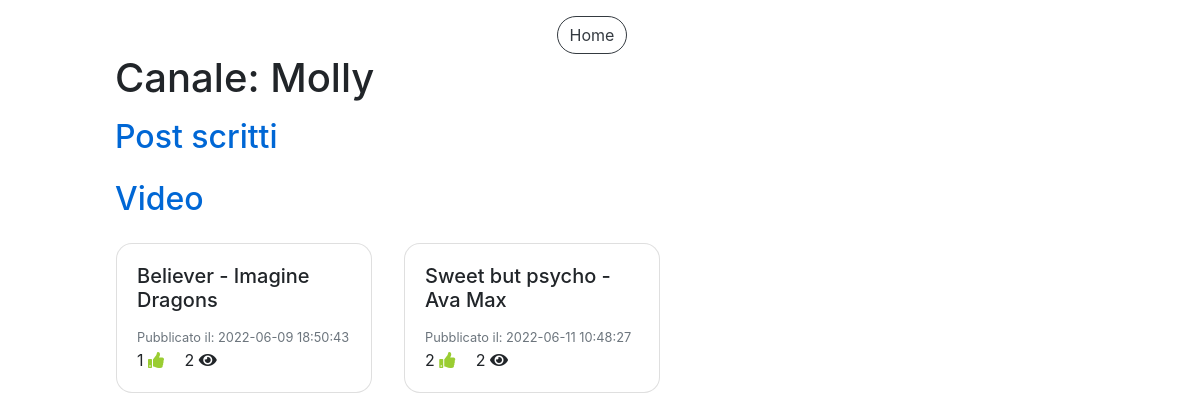
Page /canale.php?canale=Molly (signed in) on the earlier database version.
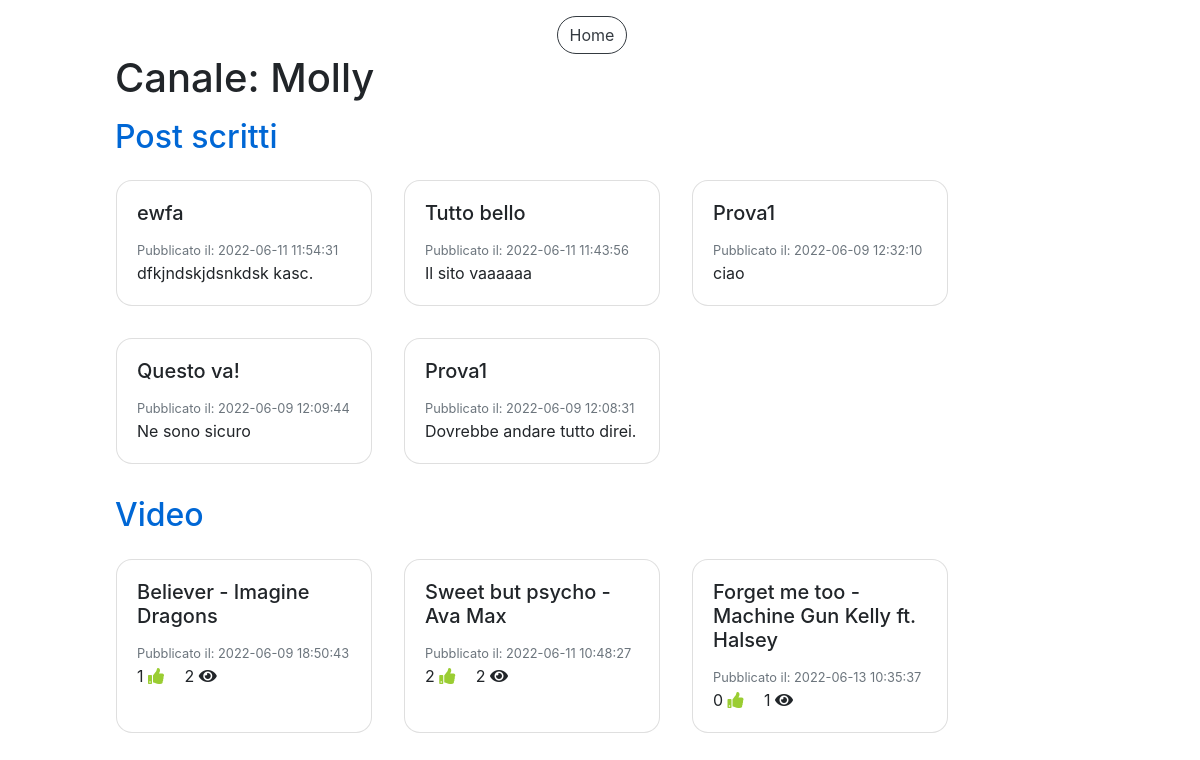
Same page on the later database version.
### tables this page shows
CREATE TABLE `Video` (
  `IdVideo` int(11) NOT NULL,
  `Titolo` varchar(100) NOT NULL,
  `SorgenteVideo` varchar(300) NOT NULL,
  `DataPubblicazione` datetime NOT NULL DEFAULT CURRENT_TIMESTAMP,
  `NumeroLike` int(11) NOT NULL DEFAULT '0',
  `NumeroVisualizzazioni` int(11) NOT NULL DEFAULT '0',
  `IdAccount` int(11) NOT NULL
);

CREATE TABLE `Post_Scritti` (
  `IdPost` int(11) NOT NULL,
  `Titolo` varchar(40) NOT NULL,
  `DataPubblicazione` datetime NOT NULL DEFAULT CURRENT_TIMESTAMP,
  `TestoPost` varchar(400) NOT NULL,
  `IdAccount` int(11) NOT NULL
);

### canale.php (the view, shortened to what this page needs)
<!DOCTYPE html>
<html>
<head>
  <link rel="stylesheet" href="css/style.css">
  <link rel="stylesheet" href="css/custom_style.css">
</head>
<body>
  <?php
    include("check_canale.php");
  ?>
  <div class="container-fluid pt-3">
    <div class="row justify-content-center">
      <button type="button" class="btn btn-outline-dark mr-3" onclick="location.href='home.php'">Home</button>
    </div>
    <div class="row justify-content-center">
      <div class="col-10">
        <h1>Canale: <?php echo $_GET["canale"]; ?></h1>
        <h2 class="titleText mt-3">Post scritti</h2>
        <div class="row">
          <?php
          $sql="SELECT * FROM Post_Scritti s, Accounts a WHERE a.IdAccount=s.IdAccount AND a.Username=? ORDER BY DataPubblicazione DESC";
          $query=$db->prepare($sql);
          $dati=array($_GET["canale"]);
          $query->execute($dati);
          $ris=$query->fetchAll();
          foreach($ris as $row) {
            echo '<div class="card m-3" style="width: 16rem;">
                    <div class="card-body">
                      <h5 class="card-title">'. $row["Titolo"] .'</h5>
                      <p class="card-text">
                        <small class="text-muted">Pubblicato il: '. $row["DataPubblicazione"] .'</small><br>
                        '. $row["TestoPost"] .'<br>
                      </p>
                    </div>
                  </div>';
          }
          ?>
        </div>
        <h2 class="titleText mt-3">Video</h2>
        <div id="postVideo" class="row">
          <?php
          $sql="SELECT * FROM Video v JOIN Accounts a ON v.IdAccount=a.IdAccount WHERE a.Username=?";
          $query=$db->prepare($sql);
          $dati=array($_GET["canale"]);
          $query->execute($dati);
          $ris=$query->fetchAll();
          foreach($ris as $row) {
            $sql="SELECT * FROM Video v, Visualizzazioni vis, Accounts a WHERE v.IdVideo=vis.IdVideo AND a.IdAccount=vis.IdAccount AND vis.IdAccount=? AND vis.IdVideo=?";
            $query=$db->prepare($sql);
            $dati=array($_SESSION["loginID"], $row["IdVideo"]);
            $query->execute($dati);
            $risVis=$query->fetchAll();
            $tempoVis=-1;
            foreach($risVis as $vis) {
              $tempoVis=$vis["TempoVisualizzazione"];
            }
            echo '<div class="card card-video m-3" style="width: 16rem;">
                    <div class="card-body card-video" onclick="location.href=\'video.php?id='. $row["IdVideo"] .'&titolo='. $row["Titolo"] .'&video='. $row["SorgenteVideo"] .'&time='. $tempoVis .'\'">
                      <h5 class="card-title card-video">'. $row["Titolo"] .'</h5>
                      <p class="card-text card-video">
                        <small class="text-muted">Pubblicato il: '. $row["DataPubblicazione"] .'</small><br>
                        '. $row["NumeroLike"] .' <i class="fa fa-thumbs-up mr-3"></i>
                        '. $row["NumeroVisualizzazioni"] .' <i class="fa fa-eye"></i>
                      </p>
                    </div>
                  </div>';
          }
          ?>
        </div>
      </div>
    </div>
  </div>
</body>
</html>

Differences in the rows shown:
added post_scritti: Titolo "ewfa", DataPubblicazione "2022-06-11 11:54:31", TestoPost "dfkjndskjdsnkdsk kasc."
added post_scritti: Titolo "Tutto bello", DataPubblicazione "2022-06-11 11:43:56", TestoPost "Il sito vaaaaaa"
added post_scritti: Titolo "Prova1", DataPubblicazione "2022-06-09 12:32:10", TestoPost "ciao"
added post_scritti: Titolo "Questo va!", DataPubblicazione "2022-06-09 12:09:44", TestoPost "Ne sono sicuro"
added post_scritti: Titolo "Prova1", DataPubblicazione "2022-06-09 12:08:31", TestoPost "Dovrebbe andare tutto direi."
added video: Titolo "Forget me too - Machine Gun Kelly ft. Halsey", DataPubblicazione "2022-06-13 10:35:37", NumeroLike "0", NumeroVisualizzazioni "1"
